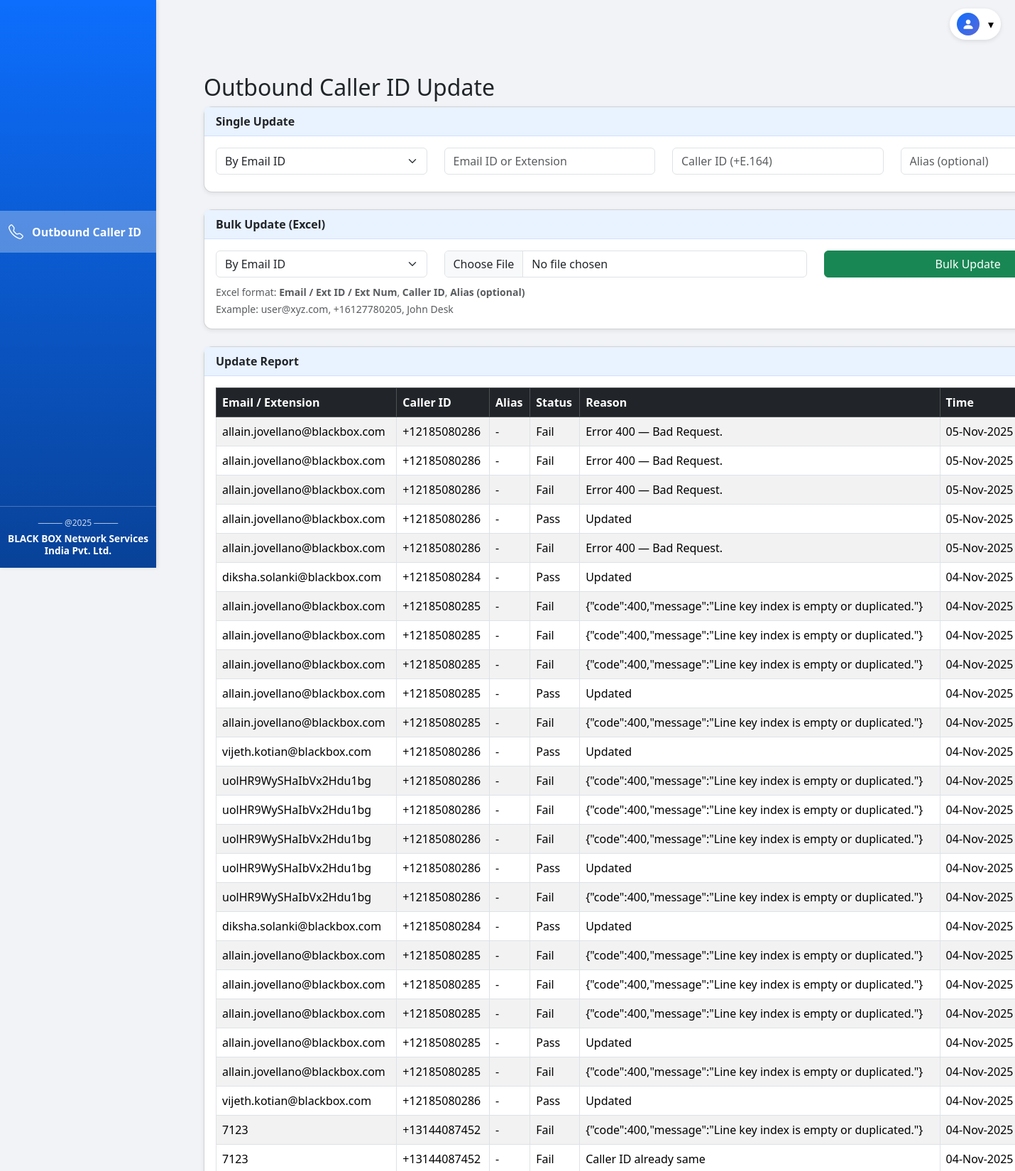
The app's page /index (signed in, upper part) with its own data.
### tables this page shows
CREATE TABLE update_logs (
                        id INTEGER PRIMARY KEY AUTOINCREMENT,
                        email TEXT,
                        caller_id TEXT,
                        success INTEGER,
                        reason TEXT,
                        type TEXT,
                        timestamp DATETIME DEFAULT CURRENT_TIMESTAMP
                    , identifier TEXT, alias TEXT);

### app.py (the view)
@app.route("/index")
@login_required()
def index():
    conn = get_db_connection()
    cutoff = (datetime.utcnow() - timedelta(days=30)).isoformat()
    rows = conn.execute("SELECT identifier, caller_id, success, reason, type, timestamp FROM update_logs WHERE timestamp >= ? ORDER BY id DESC", (cutoff,)).fetchall()
    conn.close()
    report = []
    for r in rows:
        report.append({
            "email": r["identifier"],
            "caller_id": r["caller_id"],
            "success": bool(r["success"]),
            "reason": r["reason"],
            "type": r["type"],
            "time": datetime.fromisoformat(r["timestamp"]).strftime("%d-%b-%Y %H:%M:%S")
        })
    return render_template("index.html", report=report)

### app.py (called while the page is built)
def get_db_connection():
    conn = sqlite3.connect(DB_PATH)
    conn.row_factory = sqlite3.Row
    return conn

def login_required(role=None):
    def wrapper(fn):
        @wraps(fn)
        def decorated(*args, **kwargs):
            if "email" not in session:
                app.logger.warning("Unauthorized access attempt to protected route.")
                return redirect(url_for("login"))
            if role and session.get("role") != role:
                app.logger.warning(f"Access denied for user {session.get('email')} - insufficient role.")
                flash("Access denied", "danger")
                return redirect(url_for("login"))
            return fn(*args, **kwargs)
        return decorated
    return wrapper

### templates/index.html (shortened to what this page needs)
{% extends "base.html" %}
{% block content %}
<div class="container mt-4">
  <h2>Outbound Caller ID Update</h2>
  <div class="card mb-4">
    <div class="card-header">Single Update</div>
    <div class="card-body">
      <form id="singleUpdateForm">
        <div class="row align-items-end">
          <div class="col-md-3 mb-2">
            <select class="form-select" name="update_type" id="singleUpdateType">
              <option value="email" selected>By Email ID</option>
            </select>
          </div>
          <div class="col-md-3 mb-2">
            <input type="text" class="form-control" name="identifier" id="singleIdentifier"
              placeholder="Email ID or Extension" required>
          </div>
          <div class="col-md-3 mb-2">
            <input type="text" class="form-control" name="caller_id" id="caller_id"
              placeholder="Caller ID (+E.164)" required>
          </div>
          <div class="col-md-2 mb-2">
            <input type="text" class="form-control" name="alias" id="alias"
              placeholder="Alias (optional)">
          </div>
        </div>
      </form>
    </div>
  </div>
  <div class="card mb-4">
    <div class="card-header">Bulk Update (Excel)</div>
    <div class="card-body">
      <form id="bulkUpdateForm" enctype="multipart/form-data">
        <div class="row align-items-end">
          <div class="col-md-3 mb-2">
            <select class="form-select" name="update_type" id="bulkUpdateType">
              <option value="email" selected>By Email ID</option>
            </select>
          </div>
          <div class="col-md-5 mb-2">
            <input type="file" class="form-control" name="excel_file" accept=".xlsx" required>
          </div>
          <div class="col-md-4 mb-2">
            <button type="submit" id="bulkUpdateBtn" class="btn btn-success w-100">Bulk Update</button>
          </div>
        </div>
        <small class="text-muted">
          Excel format: <b>Email / Ext ID / Ext Num</b>, <b>Caller ID</b>, <b>Alias (optional)</b><br>
          Example: user@xyz.com,&nbsp;+16127780205,&nbsp;John Desk
        </small>
      </form>
    </div>
  </div>
  <div class="card">
    <div class="card-header">Update Report</div>
    <div class="card-body table-responsive">
      <table class="table table-bordered table-striped" id="reportTable">
        <thead class="table-dark">
          <tr>
            <th>Email / Extension</th>
            <th>Caller ID</th>
            <th>Alias</th>
            <th>Status</th>
            <th>Reason</th>
            <th>Time</th>
          </tr>
        </thead>
        <tbody>
          {% for u in report %}
          <tr>
            <td>{{ u.email or u.extension_id }}</td>
            <td>{{ u.caller_id }}</td>
            <td>{{ u.alias or '-' }}</td>
            <td>{{ 'Pass' if u.success else 'Fail' }}</td>
            <td>{{ u.reason }}</td>
            <td>{{ u.time }}</td>
          </tr>
          {% endfor %}
        </tbody>
      </table>
    </div>
  </div>
</div>
{% endblock %}

### templates/base.html (style rules this page uses)
body { padding-top: 60px; font-family: 'Segoe UI', Tahoma, Geneva, Verdana, sans-serif; background-color: #f1f3f6; }
.card { border-radius: 0.75rem; box-shadow: 0 2px 6px rgba(0,0,0,0.08); transition: transform 0.2s; }
.card-header { font-weight: 600; background-color: #e9f2ff; border-bottom: 1px solid #cfe0ff; }
.table-striped>tbody>tr:nth-of-type(odd) { background-color: #f8f9fa; }
.table thead { background-color: #0d6efd; color: white; }
.table th, .table td { vertical-align: middle !important; }

### records on screen
update_logs: identifier "allain.jovellano@blackbox.com", caller_id "+12185080286", alias "-", success "Fail", reason "Error 400 — Bad Request.", time "05-Nov-2025…"
update_logs: identifier "allain.jovellano@blackbox.com", caller_id "+12185080286", alias "-", success "Fail", reason "Error 400 — Bad Request.", time "05-Nov-2025…"
update_logs: identifier "allain.jovellano@blackbox.com", caller_id "+12185080286", alias "-", success "Fail", reason "Error 400 — Bad Request.", time "05-Nov-2025…"
update_logs: identifier "allain.jovellano@blackbox.com", caller_id "+12185080286", alias "-", success "Pass", reason "Updated", time "05-Nov-2025…"
update_logs: identifier "allain.jovellano@blackbox.com", caller_id "+12185080286", alias "-", success "Fail", reason "Error 400 — Bad Request.", time "05-Nov-2025…"
update_logs: identifier "diksha.solanki@blackbox.com", caller_id "+12185080284", alias "-", success "Pass", reason "Updated", time "04-Nov-2025…"
update_logs: identifier "allain.jovellano@blackbox.com", caller_id "+12185080285", alias "-", success "Fail", reason "{\"code\":400,\"message\":\"Line key index is empty or duplicated.\"}", time "04-Nov-2025…"
update_logs: identifier "allain.jovellano@blackbox.com", caller_id "+12185080285", alias "-", success "Fail", reason "{\"code\":400,\"message\":\"Line key index is empty or duplicated.\"}", time "04-Nov-2025…"
update_logs: identifier "allain.jovellano@blackbox.com", caller_id "+12185080285", alias "-", success "Fail", reason "{\"code\":400,\"message\":\"Line key index is empty or duplicated.\"}", time "04-Nov-2025…"
update_logs: identifier "allain.jovellano@blackbox.com", caller_id "+12185080285", alias "-", success "Pass", reason "Updated", time "04-Nov-2025…"
update_logs: identifier "allain.jovellano@blackbox.com", caller_id "+12185080285", alias "-", success "Fail", reason "{\"code\":400,\"message\":\"Line key index is empty or duplicated.\"}", time "04-Nov-2025…"
update_logs: identifier "vijeth.kotian@blackbox.com", caller_id "+12185080286", alias "-", success "Pass", reason "Updated", time "04-Nov-2025…"
update_logs: identifier "uolHR9WySHaIbVx2Hdu1bg", caller_id "+12185080286", alias "-", success "Fail", reason "{\"code\":400,\"message\":\"Line key index is empty or duplicated.\"}", time "04-Nov-2025…"
update_logs: identifier "uolHR9WySHaIbVx2Hdu1bg", caller_id "+12185080286", alias "-", success "Fail", reason "{\"code\":400,\"message\":\"Line key index is empty or duplicated.\"}", time "04-Nov-2025…"
update_logs: identifier "uolHR9WySHaIbVx2Hdu1bg", caller_id "+12185080286", alias "-", success "Fail", reason "{\"code\":400,\"message\":\"Line key index is empty or duplicated.\"}", time "04-Nov-2025…"
update_logs: identifier "uolHR9WySHaIbVx2Hdu1bg", caller_id "+12185080286", alias "-", success "Pass", reason "Updated", time "04-Nov-2025…"
update_logs: identifier "uolHR9WySHaIbVx2Hdu1bg", caller_id "+12185080286", alias "-", success "Fail", reason "{\"code\":400,\"message\":\"Line key index is empty or duplicated.\"}", time "04-Nov-2025…"
update_logs: identifier "diksha.solanki@blackbox.com", caller_id "+12185080284", alias "-", success "Pass", reason "Updated", time "04-Nov-2025…"
update_logs: identifier "allain.jovellano@blackbox.com", caller_id "+12185080285", alias "-", success "Fail", reason "{\"code\":400,\"message\":\"Line key index is empty or duplicated.\"}", time "04-Nov-2025…"
update_logs: identifier "allain.jovellano@blackbox.com", caller_id "+12185080285", alias "-", success "Fail", reason "{\"code\":400,\"message\":\"Line key index is empty or duplicated.\"}", time "04-Nov-2025…"
update_logs: identifier "allain.jovellano@blackbox.com", caller_id "+12185080285", alias "-", success "Fail", reason "{\"code\":400,\"message\":\"Line key index is empty or duplicated.\"}", time "04-Nov-2025…"
update_logs: identifier "allain.jovellano@blackbox.com", caller_id "+12185080285", alias "-", success "Pass", reason "Updated", time "04-Nov-2025…"
update_logs: identifier "allain.jovellano@blackbox.com", caller_id "+12185080285", alias "-", success "Fail", reason "{\"code\":400,\"message\":\"Line key index is empty or duplicated.\"}", time "04-Nov-2025…"
update_logs: identifier "vijeth.kotian@blackbox.com", caller_id "+12185080286", alias "-", success "Pass", reason "Updated", time "04-Nov-2025…"
update_logs: identifier "7123", caller_id "+13144087452", alias "-", success "Fail", reason "{\"code\":400,\"message\":\"Line key index is empty or duplicated.\"}", time "04-Nov-2025…"
update_logs: identifier "7123", caller_id "+13144087452", alias "-", success "Fail", reason "Caller ID already same", time "04-Nov-2025…"
